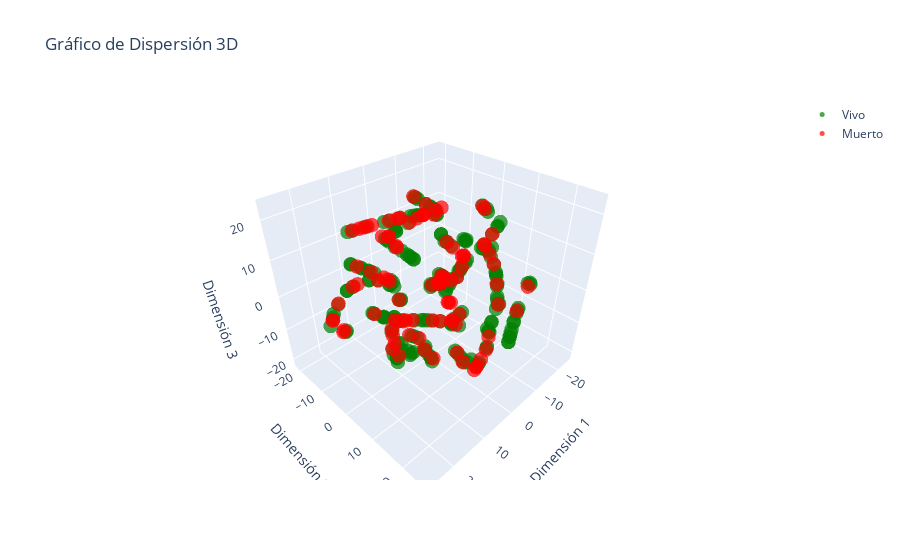

Notebook cell for this chart:
### Code cell
import pandas as pd
import numpy as np
from sklearn.manifold import TSNE
import plotly.graph_objects as go

# Paso 1: Cargar el dataframe
df = pd.read_csv('heart_failure_dataset.csv')

# Eliminar la columna objetivo DEATH_EVENT
X = df.drop(columns=['DEATH_EVENT']).values

# Paso 2: Exportar un array unidimensional de la columna DEATH_EVENT
y = df['DEATH_EVENT'].values

# Paso 3: Reducción de dimensionalidad con t-SNE
X_embedded = TSNE(
    n_components=3,
    learning_rate='auto',
    init='random',
    perplexity=3
).fit_transform(X)

# Paso 4: Gráfico de dispersión 3D con Plotly
fig = go.Figure()

# Agregar puntos para la clase 0 (vivo)
fig.add_trace(go.Scatter3d(
    x=X_embedded[y == 0, 0],
    y=X_embedded[y == 0, 1],
    z=X_embedded[y == 0, 2],
    mode='markers',
    marker=dict(
        size=5,
        color='green',
        opacity=0.7,
    ),
    name='Vivo'
))

# Agregar puntos para la clase 1 (muerto)
fig.add_trace(go.Scatter3d(
    x=X_embedded[y == 1, 0],
    y=X_embedded[y == 1, 1],
    z=X_embedded[y == 1, 2],
    mode='markers',
    marker=dict(
        size=5,
        color='red',
        opacity=0.7,
    ),
    name='Muerto'
))

# Configuración del diseño del gráfico
fig.update_layout(
    title='Gráfico de Dispersión 3D',
    scene=dict(
        xaxis_title='Dimensión 1',
        yaxis_title='Dimensión 2',
        zaxis_title='Dimensión 3',
    )
)

# Mostrar el gráfico
fig.show()

### Figure 1 — Plotly figure (JSON) as saved in the notebook; plotly's stock layout.template omitted (floating-point values rounded to 4 significant figures; data arrays with more than 128 entries replaced by an {"elided": "..."} marker saying what was removed)
{"data": [{"marker": {"color": "green", "opacity": 0.7, "size": 5}, "mode": "markers", "name": "Vivo", "type": "scatter3d", "x": {"elided": "203 float values"}, "y": {"elided": "203 float values"}, "z": {"elided": "203 float values"}}, {"marker": {"color": "red", "opacity": 0.7, "size": 5}, "mode": "markers", "name": "Muerto", "type": "scatter3d", "x": [-6.336, 9.855, -3.747, 25.14, 6.205, 12.35, 0.4872, 4.563, -3.597, -0.4834, -6.625, -10.91, -2.823, -13.96, 9.78, -0.654, -2.247, 1.358, 5.681, -18.0, -21.46, 1.893, -10.21, 4.596, -22.73, -12.01, 7.432, 1.552, -11.46, -0.3488, -11.57, 12.81, 14.57, 0.8707, 7.464, 2.086, -11.88, -5.551, 2.306, -6.001, -15.65, 4.481, -4.367, 2.78, -2.29, 8.461, 9.207, 13.98, -2.881, 4.933, -0.1973, -8.574, 0.7859, 17.68, -1.909, 2.491, 22.11, -10.65, -5.183, 6.23, -2.845, -8.024, 12.35, 4.598, -13.94, 25.17, 7.677, -9.134, 14.23, 1.042, 16.51, -16.84, 5.195, 16.63, 13.58, 4.293, 6.577, 14.79, 1.341, 7.442, 9.8, -6.125, 13.83, 12.37, 0.2832, -11.5, -8.454, 0.992, 13.88, -5.327, -10.88, -3.144, 8.252, -2.959, 5.885, 6.864], "y": [10.86, 13.51, 6.504, -3.728, 16.74, 0.8943, -9.261, -10.52, 5.433, -10.0, -5.809, -6.217, -4.924, -15.61, -15.88, 2.155, 5.349, 2.516, -13.48, 6.621, 2.581, 8.113, -4.246, 2.862, -0.06457, -0.07899, 1.803, 8.384, -1.414, 15.61, 19.86, 2.501, 2.35, 15.96, 16.06, 7.956, 0.09372, 21.6, 4.382, 13.83, 2.769, -9.784, -2.992, -10.75, 5.382, -11.81, 13.07, -18.77, -2.237, -11.49, 15.65, -5.129, -12.07, -6.212, -8.883, -11.06, -5.648, -16.76, -18.3, -14.78, -21.02, 11.31, 0.8946, 2.861, 10.64, -3.838, -18.76, 12.0, -18.82, 7.87, -5.947, 1.225, 8.823, 10.9, 2.112, 2.152, -14.03, 11.87, 4.932, -14.54, 0.009795, 10.77, 1.891, -3.859, -10.32, -0.09019, -4.563, -9.566, 1.729, -18.03, -2.717, 7.202, -15.01, 14.82, 2.35, 11.07], "z": [13.7, 13.56, -6.519, 2.267, -8.822, 19.23, 15.71, -0.2758, 4.072, -16.07, -17.18, -6.52, 16.78, 12.45, 13.33, 2.348, -8.369, -20.61, 14.15, -4.272, -1.48, 1.005, 7.047, 22.02, 0.06034, 3.947, 20.99, 0.8934, -18.91, -15.72, 4.535, -11.99, -8.792, -15.68, -5.575, 1.076, 4.205, 1.82, 22.81, -15.0, 16.58, -0.5919, 17.01, -14.42, -8.317, -9.821, 13.19, -16.18, -1.644, -0.0001468, -15.72, -5.428, -16.85, 6.032, -16.16, 15.02, 4.064, 15.28, 2.265, 0.7638, 4.944, 15.98, 19.23, 22.02, -6.751, 2.214, 1.266, -13.78, -16.64, 6.593, 6.272, 16.46, 10.22, 1.933, -7.922, -15.86, 13.96, 0.4712, 23.27, 13.78, 1.631, 14.02, -5.47, 6.343, -16.05, 3.977, -17.78, 15.59, -3.642, 1.802, 5.786, 7.928, 13.62, -15.55, 21.55, 11.68]}], "layout": {"scene": {"xaxis": {"title": {"text": "Dimensión 1"}}, "yaxis": {"title": {"text": "Dimensión 2"}}, "zaxis": {"title": {"text": "Dimensión 3"}}}, "title": {"text": "Gráfico de Dispersión 3D"}}}
